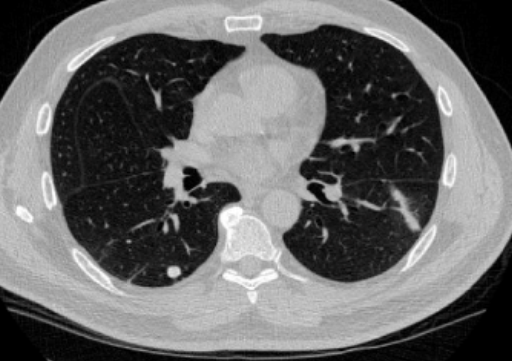
%> input picture hw09_ChaehyeonKim/lungCT.PNG, 512 x 361 px, given in place of lung.jpg, which was not available
$ octave hw09_ChaehyeonKim_2020250028.m   (GNU Octave 9; MATLAB toolbox functions it lacks are replaced by stand-ins)
%> lines starting %> are read from the running program, lines starting %| are printed output that depends on the picture; in (x1, y1, x2, y2) boxes, pixels count from 0 and x2, y2 are one past the last pixel; in counts of white or black regions, pixels touching at a corner belong together; the program's own positions count from 1; pictures that were not available may be replaced by others from this repository, and a replacement may not be noted
clc, clear, close all;
%% 1. Dilation and Erosion
lung = imread("lung.jpg");
%> lung is the input picture: size 361x512x3 uint8; mean R, G, B 103.3, 103.2, 103.2

i = im2gray(lung)>130;
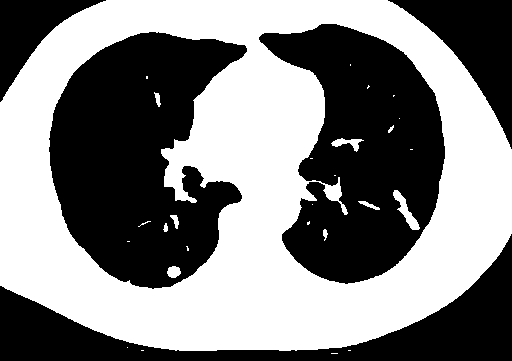
%> i: size 361x512 logical; 50.8% white; 5 black regions, box (x1, y1, x2, y2) and area: (49, 32, 247, 289) 33214, (259, 24, 445, 284) 29389, (0, 234, 512, 361) 17125, (388, 0, 512, 149) 7127, (0, 0, 106, 102) 4023
se1 = ones(3,3);
idil = imdilate(i,se1);
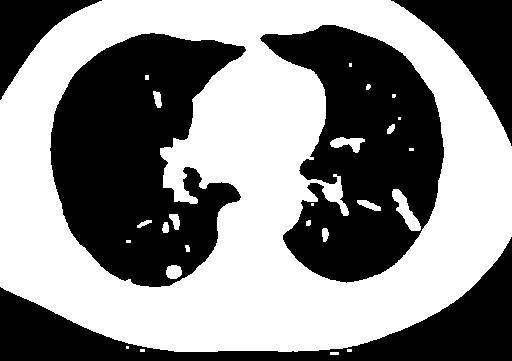
%> idil: size 361x512 logical; 53.2% white; 5 black regions, box (x1, y1, x2, y2) and area: (50, 33, 246, 287) 31704, (260, 25, 444, 283) 27685, (0, 237, 512, 361) 16373, (391, 0, 512, 146) 6855, (0, 0, 102, 100) 3816
iero = imerode(i,se1);
%> iero: size 361x512 logical; 48.6% white; 14 white regions (8 under 20 px), largest, box (x1, y1, x2, y2) and area: (0, 0, 512, 350) 89120, (394, 191, 418, 229) 210, (325, 184, 341, 200) 173, (333, 140, 360, 150) 93, (168, 267, 180, 277) 80, (172, 216, 178, 227) 24
imog = idil&~iero;
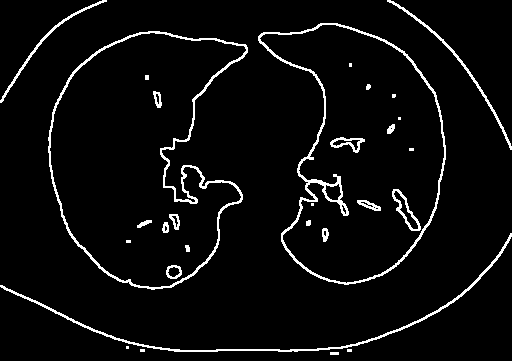
%> imog: size 361x512 logical; 4.7% white in thin lines or dots

figure;
subplot(1,4,1); imshow(i); title("Original binary image");
subplot(1,4,2); imshow(idil); title("Dilated image");
subplot(1,4,3); imshow(iero); title("Eroded image");
subplot(1,4,4); imshow(imog); title("Morphological gradient");
sgtitle("1. Dilation and Erosion");

%% 2. Opening and Closing
in = imnoise(lung,'salt & pepper', 0.02)>130;
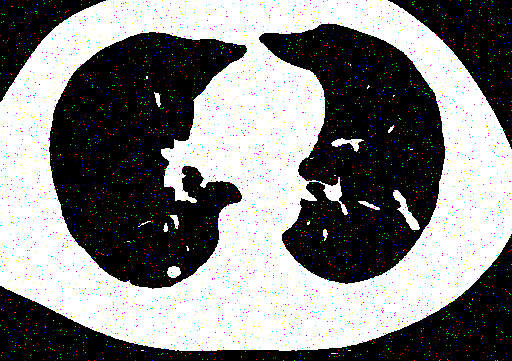
%> in: size 361x512x3 logical; mean R, G, B 0.508, 0.508, 0.508
se2 = [0 1 0; 1 1 1; 0 1 0];

inopen = imopen(in,se2);
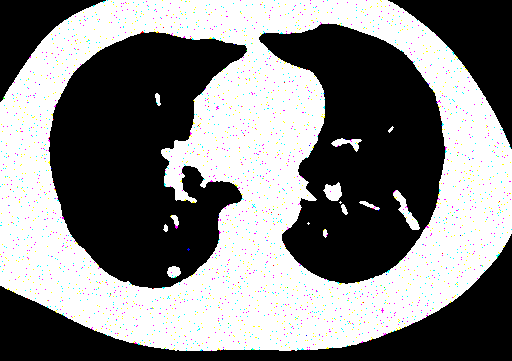
%> inopen: size 361x512x3 logical; mean R, G, B 0.502, 0.502, 0.502
inclos = imclose(in,se2);
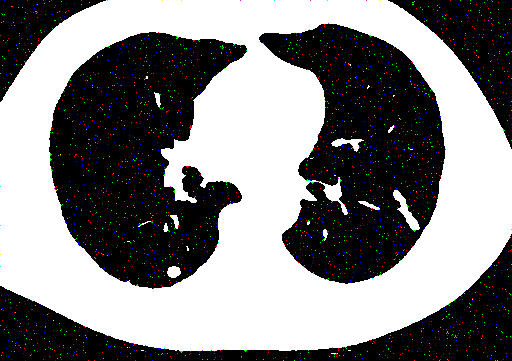
%> inclos: size 361x512x3 logical; mean R, G, B 0.513, 0.514, 0.514
inmf = imclose(imopen(in,se2),se2);

figure;
subplot(1,4,1); imshow(in); title("Original binary image with snp noise");
subplot(1,4,2); imshow(inopen); title("Opened image");
subplot(1,4,3); imshow(inclos); title("Closed image");
subplot(1,4,4); imshow(inmf); title("Morphological filtering : noise removal")
sgtitle("2. Opening and Closing");
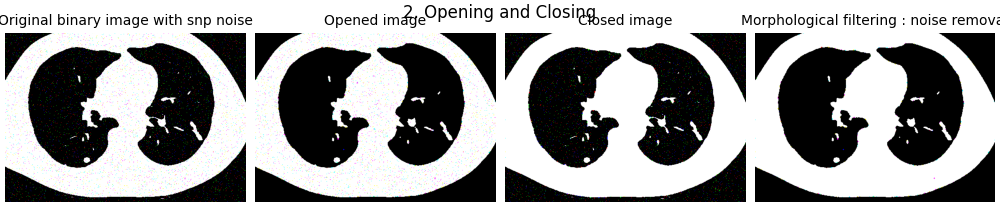
%> figure redrawn from the program's plot data, 4 panels

%% 3. Region Filling

% (a) Region Filling
%> (the run ends here)
